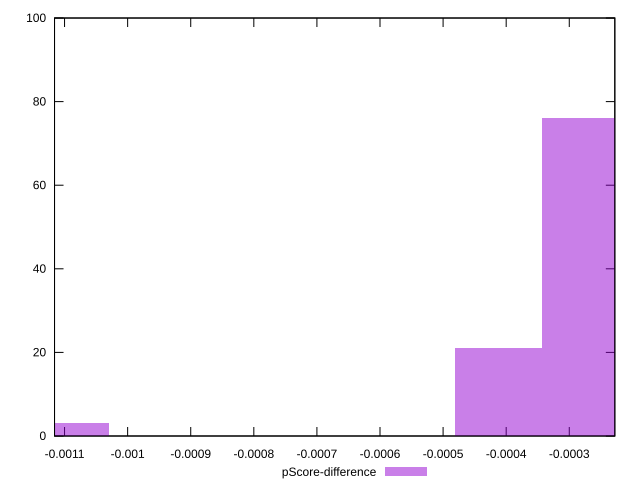

Generate this figure with gnuplot:
reset

$pScoreDifference <<EOF
-0.001098954172518084 3
-0.000274738543129521 76
-0.00041210781469428154 21
EOF

set key outside below
set boxwidth 0.0001373692715647605
set xrange [-0.001115884053902727:-0.00022780261255817003]
set yrange [0:100]
set trange [0:100]
set style fill transparent solid 0.5 noborder
set terminal svg size 640, 490 enhanced background rgb 'white'
set output "reports/report_00032_2021-02-25T10-28-15.087Z/interactive/samples/agenda/pScore-difference/histogram.svg"

plot $pScoreDifference title "pScore-difference" with boxes

reset
